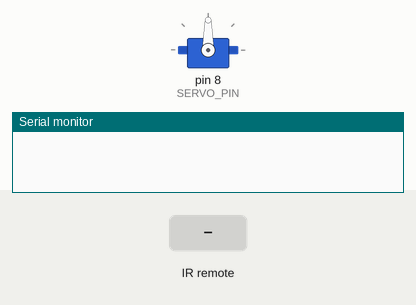
Recording of a sketch running on a simulated Arduino Uno, built with avr-gcc and run on an emulated ATmega328P. On the bench: servo, the last lines printed to the serial monitor. Inputs (shaded band) come from the test bench.

Above: at 1.2 s.
1.3 s: infrared code 0xFFA25D received
At 2.5 s:
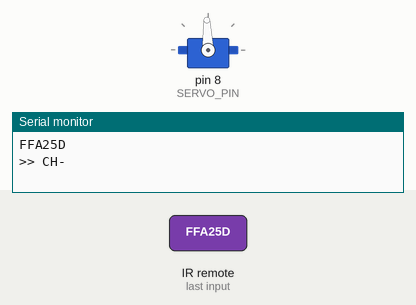
2.8 s: infrared code 0xFFFFFFFF received
At 3.8 s:
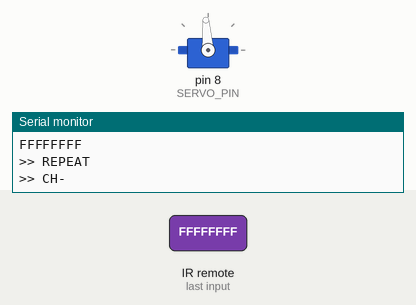
4.3 s: infrared code 0xFFE21D received
At 4.9 s:
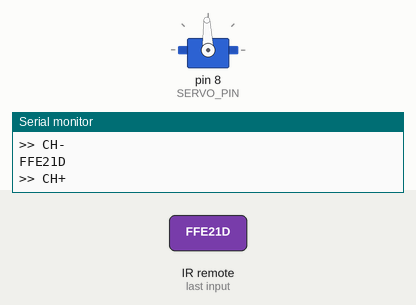
Timing chart, 0 to 7.3 s (numbered marks = the images above; inputs shaded):
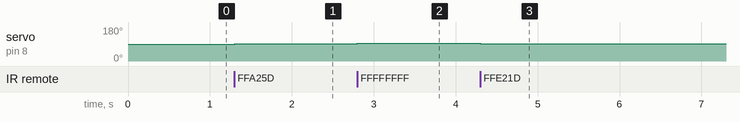

The sketch:

SERVO_IR_RECV.ino
```cpp
#include <IRremote.h>
#include <Servo.h>
#define min(x, y) (x < y ? x : y)
#define max(x, y) (x > y ? x : y)
Servo smotor;

const int IR_RECV_PIN = 7;
const int SERVO_PIN = 8;
int pos = 90;

unsigned long lastCode;

IRrecv Receive(IR_RECV_PIN);
decode_results Decode;

void setup() {
    Serial.begin(9600);
    Receive.enableIRIn();
    smotor.attach(SERVO_PIN);
    smotor.write(pos);
}

void loop() {
    if (Receive.decode(&Decode)) {
        Serial.println(Decode.value, HEX);
        if (Decode.value == 0xFFFFFFFF) { // REPEAT
            Serial.println(">> REPEAT");
            Decode.value = lastCode;
        }
        if (Decode.value == 0xFFA25D) { // CH-
            Serial.println(">> CH-");
            lastCode = Decode.value;
            pos = min(180, pos + 2);
            smotor.write(pos);
        }
        if (Decode.value == 0xFFE21D) { // CH+
            Serial.println(">> CH+");
            lastCode = Decode.value;
            pos = max(0, pos - 2);
            smotor.write(pos);
        }
        if (Decode.value == 0xFF629D) { // CH
            Serial.println(">> CH");
            lastCode = Decode.value;
            pos = 90;
            smotor.write(pos);
        }
        delay(30);
        Receive.resume();
    }
}
```

Measured:
- after the input at 1.3 s, servo on pin 8 (SERVO_PIN): 90° → 92° at once
- after the input at 2.8 s, servo on pin 8 (SERVO_PIN): 92° → 94° at once
- after the input at 4.3 s, servo on pin 8 (SERVO_PIN): 94° → 92° at once
